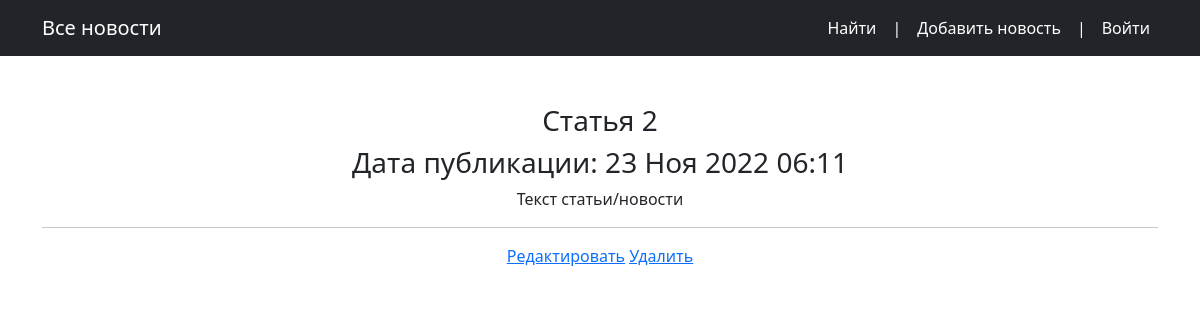
Page /news/167 on the earlier database version.
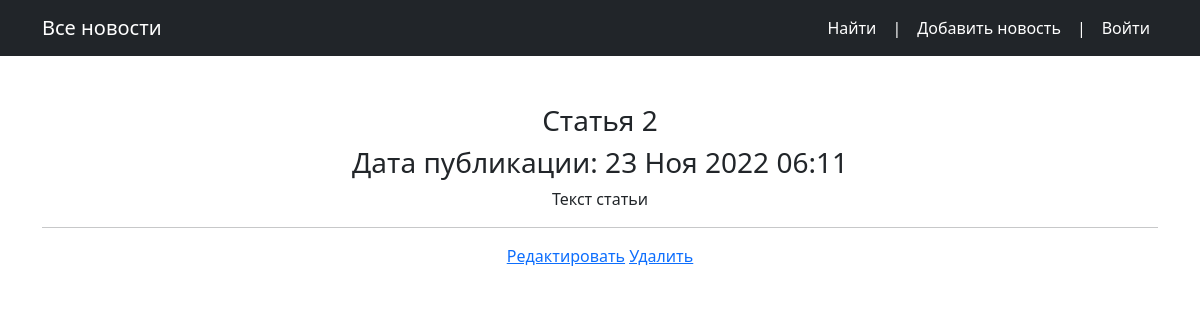
Same page on the later database version.
### news/models.py (models this page shows, shortened)
class Post(models.Model):
    article = 'AR'
    news = 'NW'
    POST_LIST = [
        (article, 'Статья'),
        (news, 'Новость'),
    ]
    author = models.ForeignKey(Author, on_delete=models.CASCADE, )
    post_type = models.CharField(max_length=2, choices=POST_LIST, default=article)
    time_create_post = models.DateTimeField(auto_now_add=True)
    category = models.ManyToManyField(Category, through='PostCategory')
    title = models.CharField(max_length=255, default='Заголовок')
    text = models.TextField(default='Текст статьи/новости')
    rating = models.IntegerField(default=0)

### news/views.py (the view)
# urls.py: path('news/<int:pk>', NewDetailView.as_view(), name='news-detail'),
class NewDetailView(DetailView):
    model = Post
    template_name = 'news/news_detail.html'
    context_object_name = 'news_detail'
    def get_context_data(self, **kwargs):
        context = super().get_context_data(**kwargs)
        post_id = context['object'].id
        user_id = self.request.user.id
        category = PostCategory.objects.filter(post_id=post_id)
        user_category = CategorySubscribers.objects.filter(subscribers_id=user_id)
        context['is_not_subscribe'] = not user_category.exists()
        not_subscribe_category = []
        for cat in category:
            if cat.category_id not in user_category.values_list('category_id', flat=True):
                not_subscribe_category.append(cat)
        context['category'] = not_subscribe_category
        return context
    def get_object(self, *args, **kwargs): # переопределяем метод получения объекта
        obj = cache.get(f'news-{self.kwargs["pk"]}', None)
        if not obj:
            obj = super().get_object(queryset=self.queryset)
            cache.set(f'news-{self.kwargs["pk"]}', obj)
        return obj

### news/templatetags/censor_filter.py (called while the page is built)
@register.filter(name='censor_filter')
def censor_filter(text: str):
    words = text.split()
    for word in words:
        value = word.strip('.,?!').lower()
        if value in UNCENSOR_WORDS:
            words[words.index(word)] = '***'
    return ' '.join(words)

### templates/news/news_detail.html (shortened to what this page needs)
{% extends 'base.html' %}
{% load censor_filter %}
{% load static %}
{% block content %}
    <h3>{{ news_detail.title }}</h3>
    <h3>Дата публикации: {{ news_detail.time_create_post|date:'d M Y h:m' }}</h3>
    <p>{{ news_detail.text|censor_filter}}</p>
    <hr>
    <a href="{% url 'news-edit' news_detail.pk %}"><u>Редактировать</u></a>
    <a href="{% url 'news-delete' news_detail.pk %}"><u>Удалить</u></a>
{% endblock content %}

Differences in the rows shown:
changed Post "Статья 2": text|censor_filter "Текст статьи/новости" → "Текст статьи"
